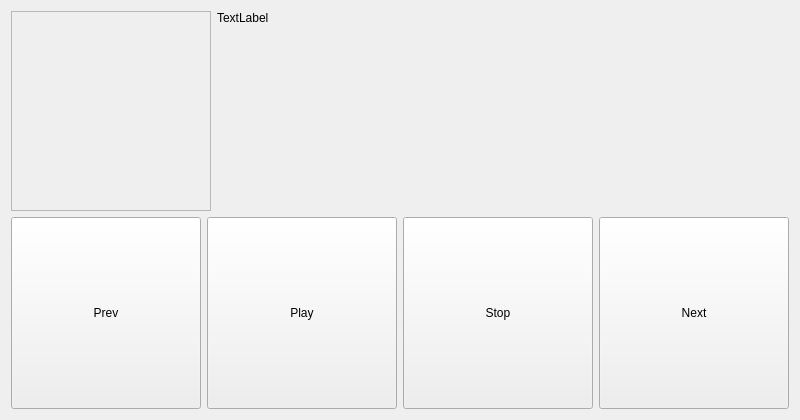
<?xml version="1.0" encoding="UTF-8"?>
<ui version="4.0">
 <class>MainWindow</class>
 <widget class="QMainWindow" name="MainWindow">
  <property name="windowModality">
   <enum>Qt::NonModal</enum>
  </property>
  <property name="geometry">
   <rect>
    <x>0</x>
    <y>0</y>
    <width>800</width>
    <height>420</height>
   </rect>
  </property>
  <property name="windowTitle">
   <string>MainWindow</string>
  </property>
  <property name="unifiedTitleAndToolBarOnMac">
   <bool>false</bool>
  </property>
  <widget class="QWidget" name="centralWidget">
   <layout class="QVBoxLayout" name="verticalLayout">
    <item>
     <layout class="QHBoxLayout" name="horizontalLayout_2">
      <item>
       <widget class="QFrame" name="frame">
        <property name="sizePolicy">
         <sizepolicy hsizetype="Fixed" vsizetype="Fixed">
          <horstretch>0</horstretch>
          <verstretch>0</verstretch>
         </sizepolicy>
        </property>
        <property name="minimumSize">
         <size>
          <width>200</width>
          <height>200</height>
         </size>
        </property>
        <property name="frameShape">
         <enum>QFrame::StyledPanel</enum>
        </property>
        <property name="frameShadow">
         <enum>QFrame::Raised</enum>
        </property>
       </widget>
      </item>
      <item>
       <widget class="QLabel" name="song_info">
        <property name="text">
         <string>TextLabel</string>
        </property>
        <property name="alignment">
         <set>Qt::AlignLeading|Qt::AlignLeft|Qt::AlignTop</set>
        </property>
        <property name="wordWrap">
         <bool>true</bool>
        </property>
       </widget>
      </item>
     </layout>
    </item>
    <item>
     <layout class="QHBoxLayout" name="horizontalLayout">
      <property name="sizeConstraint">
       <enum>QLayout::SetDefaultConstraint</enum>
      </property>
      <item>
       <widget class="QPushButton" name="prev_bt">
        <property name="sizePolicy">
         <sizepolicy hsizetype="Preferred" vsizetype="Minimum">
          <horstretch>0</horstretch>
          <verstretch>0</verstretch>
         </sizepolicy>
        </property>
        <property name="minimumSize">
         <size>
          <width>0</width>
          <height>50</height>
         </size>
        </property>
        <property name="text">
         <string>Prev</string>
        </property>
        <property name="autoExclusive">
         <bool>false</bool>
        </property>
        <property name="autoDefault">
         <bool>true</bool>
        </property>
        <property name="flat">
         <bool>false</bool>
        </property>
       </widget>
      </item>
      <item>
       <widget class="QPushButton" name="play_bt">
        <property name="sizePolicy">
         <sizepolicy hsizetype="Preferred" vsizetype="Minimum">
          <horstretch>0</horstretch>
          <verstretch>0</verstretch>
         </sizepolicy>
        </property>
        <property name="minimumSize">
         <size>
          <width>0</width>
          <height>50</height>
         </size>
        </property>
        <property name="text">
         <string>Play</string>
        </property>
        <property name="autoExclusive">
         <bool>false</bool>
        </property>
        <property name="autoDefault">
         <bool>true</bool>
        </property>
        <property name="flat">
         <bool>false</bool>
        </property>
       </widget>
      </item>
      <item>
       <widget class="QPushButton" name="stop_bt">
        <property name="sizePolicy">
         <sizepolicy hsizetype="Preferred" vsizetype="Minimum">
          <horstretch>0</horstretch>
          <verstretch>0</verstretch>
         </sizepolicy>
        </property>
        <property name="minimumSize">
         <size>
          <width>0</width>
          <height>50</height>
         </size>
        </property>
        <property name="text">
         <string>Stop</string>
        </property>
        <property name="autoExclusive">
         <bool>false</bool>
        </property>
        <property name="autoDefault">
         <bool>true</bool>
        </property>
        <property name="flat">
         <bool>false</bool>
        </property>
       </widget>
      </item>
      <item>
       <widget class="QPushButton" name="next_bt">
        <property name="sizePolicy">
         <sizepolicy hsizetype="Preferred" vsizetype="Minimum">
          <horstretch>0</horstretch>
          <verstretch>0</verstretch>
         </sizepolicy>
        </property>
        <property name="minimumSize">
         <size>
          <width>0</width>
          <height>50</height>
         </size>
        </property>
        <property name="text">
         <string>Next</string>
        </property>
        <property name="autoExclusive">
         <bool>false</bool>
        </property>
        <property name="autoDefault">
         <bool>true</bool>
        </property>
        <property name="flat">
         <bool>false</bool>
        </property>
       </widget>
      </item>
     </layout>
    </item>
   </layout>
  </widget>
  <widget class="QMenuBar" name="menuBar">
   <property name="geometry">
    <rect>
     <x>0</x>
     <y>0</y>
     <width>800</width>
     <height>24</height>
    </rect>
   </property>
  </widget>
 </widget>
 <layoutdefault spacing="6" margin="11"/>
 <resources/>
 <connections/>
</ui>
